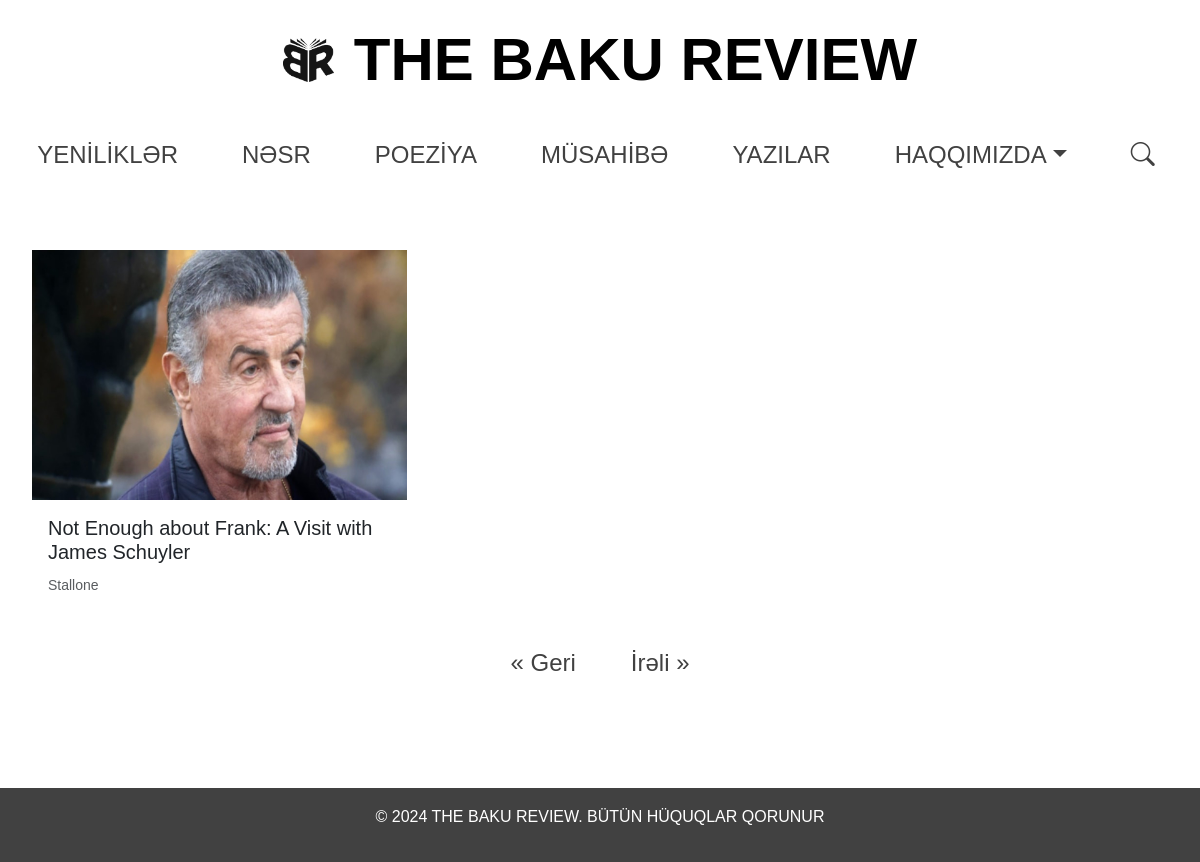
Before: /interviews/ with the older database file.
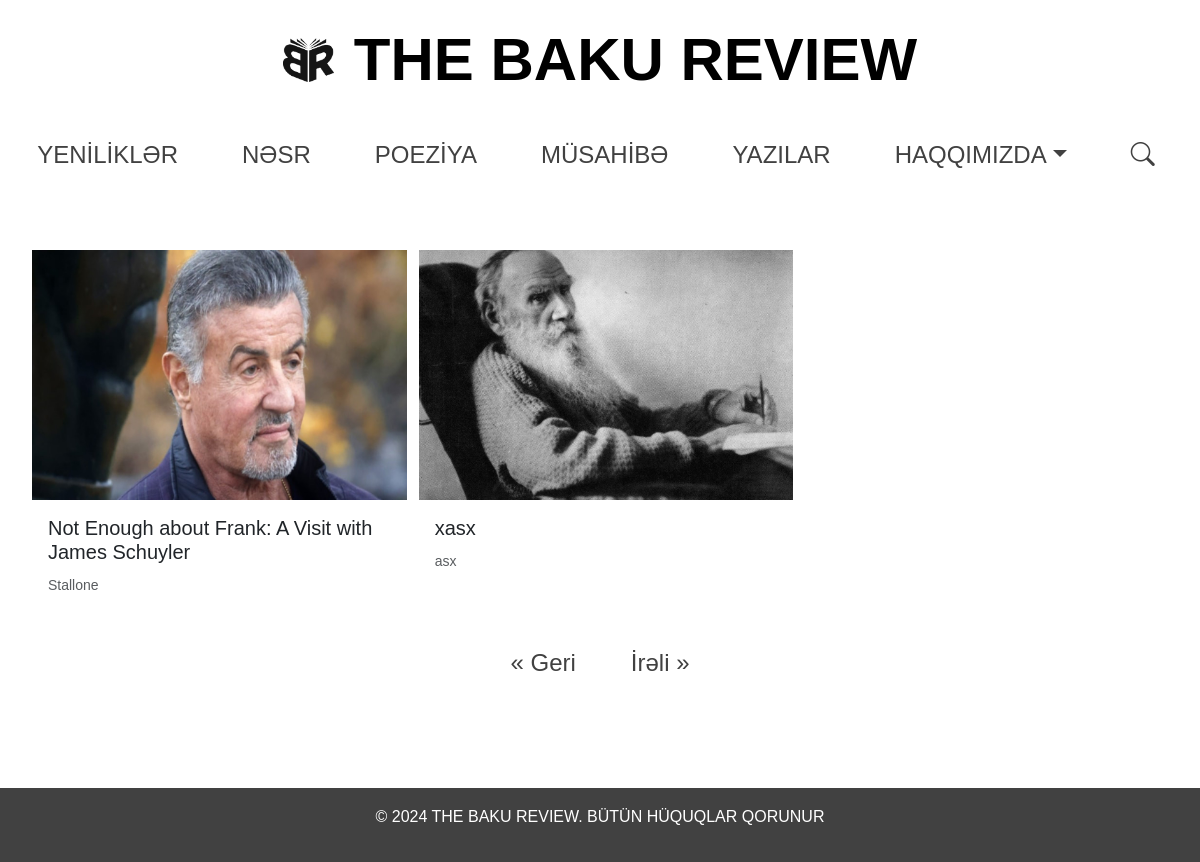
After: the same page with the newer database file.
### core/models.py (models this page shows, shortened)
class Interview(models.Model):
    title = models.CharField(max_length=200, db_index=True)
    content = CKEditor5Field("Text", config_name="extends", db_index=True)
    image = models.ImageField(upload_to="news_images/")
    author = models.CharField(max_length=100, db_index=True)
    is_active = models.BooleanField(default=True)
    created_at = models.DateTimeField(auto_now_add=True)
    class Meta:
        verbose_name = "Müsahibə"
        verbose_name_plural = "Müsahibə"
        indexes = [
            models.Index(fields=["title", "author"]),
        ]

### core/views.py (the view)
# urls.py: path("interviews/", views.interview_list, name="interview_list"),
def interview_list(request):
    interview_list = Interview.objects.filter(is_active=True)
    context = {"interview_list": interview_list}
    return render(request, "interview_list.html", context)

### templates/interview_list.html (shortened to what this page needs)
{% extends 'base.html' %}
{% load static %}
{% block content %}
<main class="container mt-4">
    <div class="row">
        {% for interview in interview_list %}
        <div class="col-md-4 mb-4">
            <a href="{% url 'interview_detail' interview.id %}" class="card prose-card" style="height: 100%; text-decoration: none; color: inherit; border: none;">
                <img src="{{ interview.image.url }}" class="card-img-top" alt="{{ interview.title }}">
                <div class="card-body">
                    <h5 class="card-title">{{ interview.title }}</h5>
                    <p class="card-text"><small class="text-muted">{{ interview.author }}</small></p>
                </div>
            </a>
        </div>
        {% endfor %}
    </div>
    <nav aria-label="Page navigation">
        <ul class="pagination justify-content-center">
            <li class="page-item">
                <a class="page-link" href="#" aria-label="Previous">
                    <span aria-hidden="true">&laquo; Geri</span>
                </a>
            </li>
            <li class="page-item">
                <a class="page-link" href="#" aria-label="Next">
                    <span aria-hidden="true">İrəli &raquo;</span>
                </a>
            </li>
        </ul>
    </nav>
</main>
{% endblock %}

Changed rows visible on the page:
added Interview: image (picture), title "xasx", author "asx"
